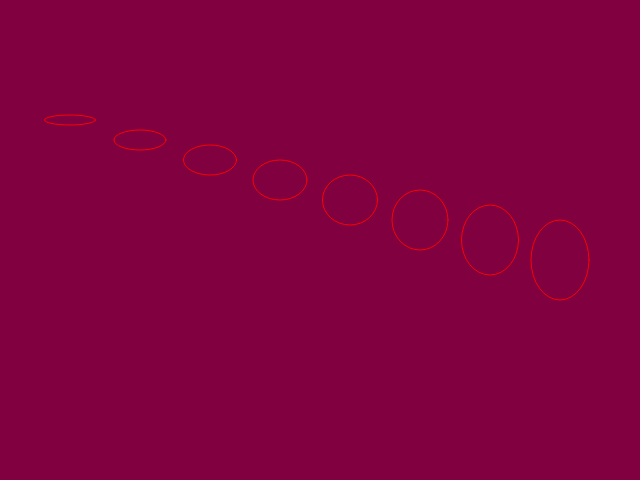
Frame 1 (no input)
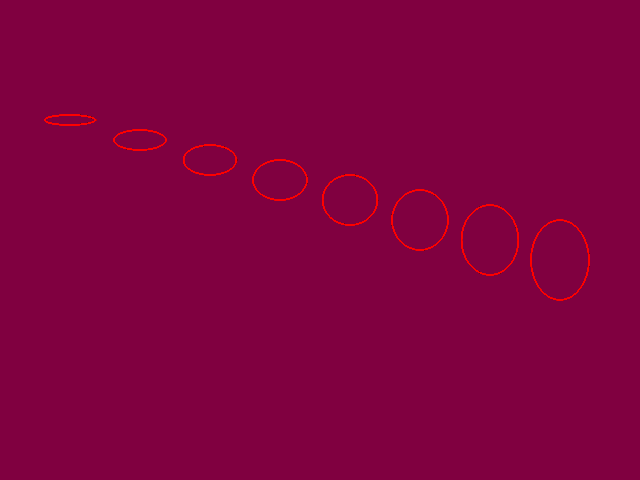
Frame 60 (no input)
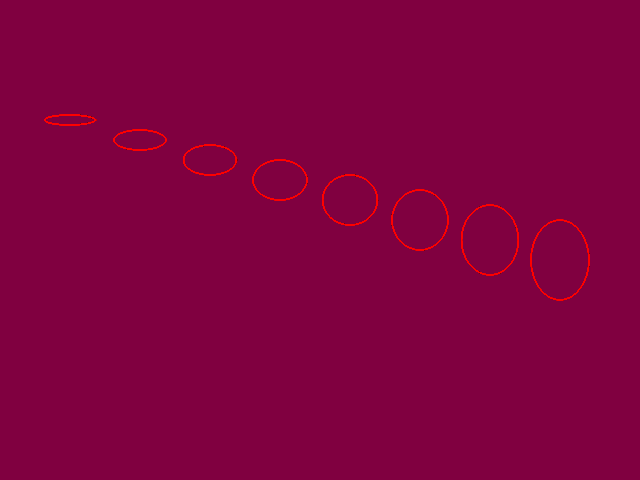
Frame 120 (the mouse pressed at the canvas centre since frame 60)

The p5.js sketch that drew these frames (run headless with seeded random() and noise() and a simulated clock; from frame 60 on, the mouse is pressed at the canvas centre):

// p5.js sketch
// ── sketch.js
function setup() {
  createCanvas(640, 480);
  background(128, 0, 64);
  noFill();

  stroke(255, 0, 0);

}

function draw () {

for (var x = 1; x <= 8; x++)
{
  ellipse(x * 70, x * 20 + 100, x+50, x*10);
}

var size = 	Math.abs(mouseX - 320);

ellipse(320, 240, );

}

  
